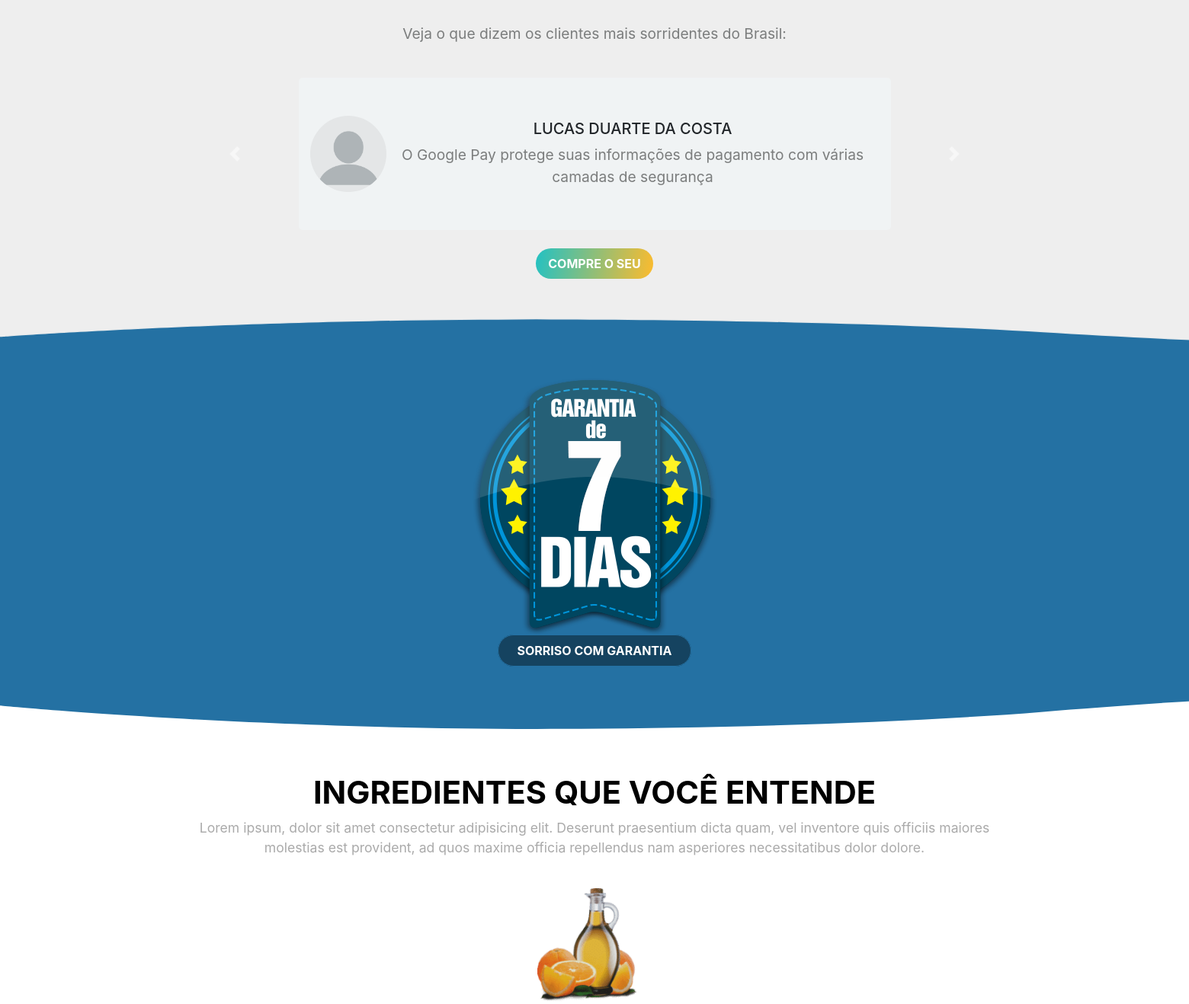
/ (middle part), run on an earlier commit of the app's database.
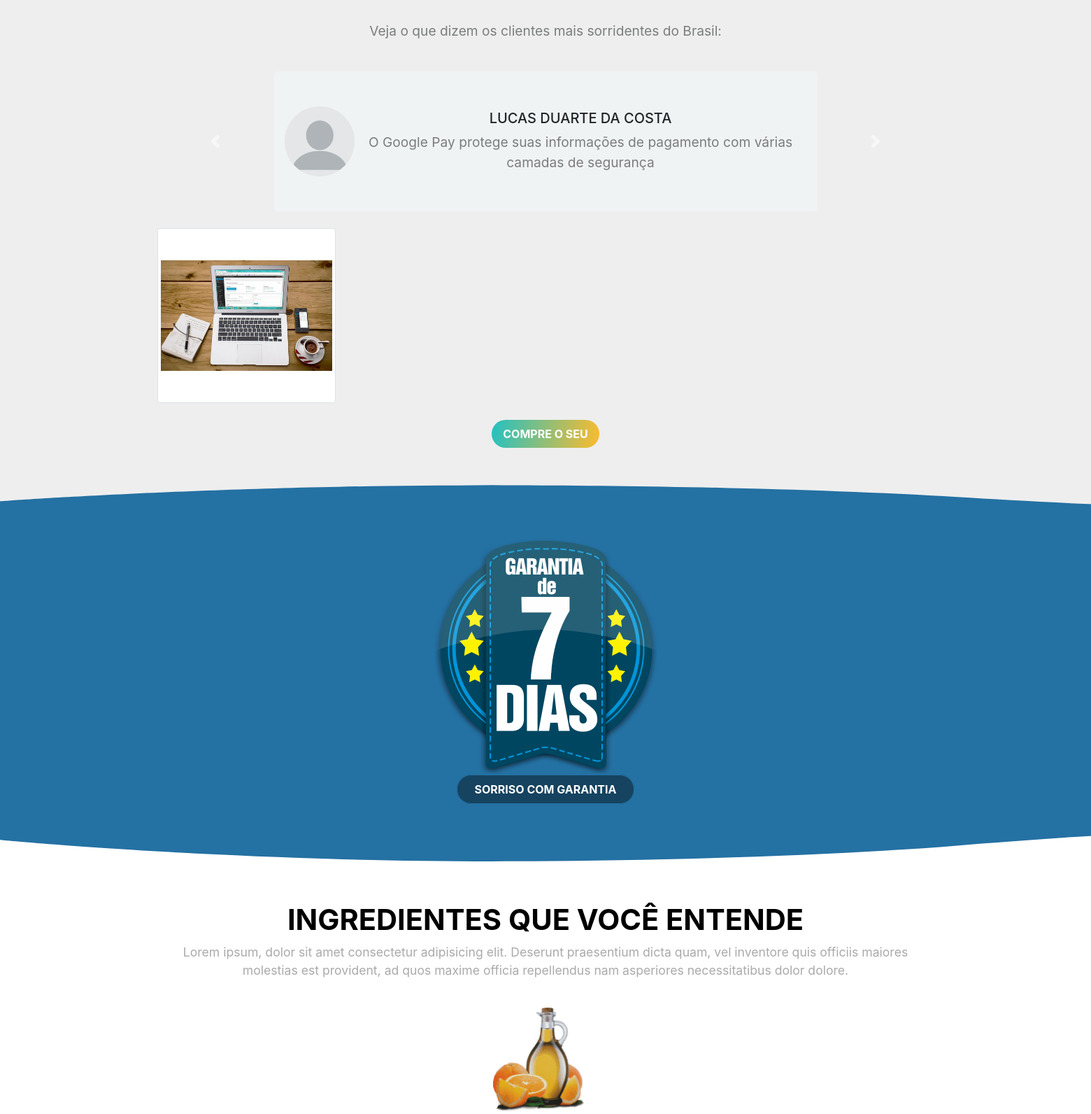
And on a later commit of the database.
### inicial/models.py (models this page shows, shortened)
class Client(models.Model):
	name = models.CharField(max_length=255)
	details = models.TextField()

class PhotoProdutoAfterBefore(models.Model):
	name = models.CharField(max_length=255)
	photo = models.ImageField()

### principal/models.py (models this page shows, shortened)
class Product(models.Model):
	name = models.CharField(max_length=255)
	price = models.IntegerField(null=True, blank=True)
	ingredients = models.ManyToManyField(Ingredients, blank=True)
	image = models.ImageField(upload_to='image', null=True)
	details = models.TextField(null=True)

### inicial/views.py (the view)
# urls.py: path('', views.index, name="home"),
def index(request):
	doubts = Doubt.objects.all()
	clients = Client.objects.all()
	Photo_Product = PhotoProdutoAfterBefore.objects.all()
	products = Product.objects.all()
	data = {'doubts': doubts, 'clients':clients, 'Photo_Product':Photo_Product, 'products': products}
	return render(request, 'index.html', data)

### inicial/templates/index.html (shortened to what this page needs)
<!DOCTYPE html>
<html lang="en">
{% load static %}
<head>
  <link rel="stylesheet" href="https://stackpath.bootstrapcdn.com/bootstrap/4.4.1/css/bootstrap.min.css"
>
  <link rel="stylesheet" href="{% static 'css/style.css' %}" />
  <link rel="stylesheet" href="{% static 'css/style-mobile.css' %}" />
</head>
<body>
  <div class="mobile-div">
  <div id="client-say">
    <div class="container">
      <div class="row">
        <div class="col-12">
          <div class="client-info">
            <h3>Nossos Clientes Estão Satisfeitos?</h3>
            <p>Veja o que dizem os clientes mais sorridentes do Brasil:</p>
          </div>
        </div>
      </div>
      <div class="row">
        <div class="col-12">
          <div id="carouselT" class="carousel slide" data-ride="carousel">
            <div class="carousel-inner" role="listbox">
              {% for client in clients %}
              <div class="carousel-item {% if client.pk == 1 %} active{% endif %}">
                <div class="d-flex justify-content-center">
                  <div class="client-comment">
                    <div class="photo-profile">
                      <img src="{% static 'img/blank_profile.png' %}" />
                    </div>
                    <div class="info-profile">
                      <div class="name-profile">
                        <h5>{{client.name}}</h5>
                      </div>
                      <div class="comment-profile">
                        <p>
                          {{client.details}}
                        </p>
                      </div>
                    </div>
                  </div>
                </div>
              </div>
              {% endfor %}
            </div>
            <a class="carousel-control-prev" href="#carouselT" role="button" data-slide="prev">
              <span class="carousel-control-prev-icon" aria-hidden="true"></span>
            </a>
            <a class="carousel-control-next" href="#carouselT" role="button" data-slide="next">
              <span class="carousel-control-next-icon" aria-hidden="true"></span>
            </a>
          </div>
        </div>
      </div>
      <div class="row">
        {% for Photo in Photo_Product %}
          <div class="col-12 mt-4 col-lg-3">
            <img  class="w-100 img-cliente img-fluid img-thumbnail" src="{{ Photo.photo.url }}" />
          </div>
        {% endfor %}
        </div>
      </div>
      <div class="row">
        <div class="col-12">
          <div class="d-flex justify-content-center pt-4 pb-4">
            <a class="btn-techay btn-cto" href="">COMPRE O SEU</a>
          </div>
        </div>
      </div>
    </div>
  </div>
  <div class="divide-to-garantia">
  </div>
  <div id="garantia">
    <div class="img-garantia">
      <img src="{% static 'img/garantia.png' %}" />
      <div class="btn-garantia">
        <a class="btn-garantia-cto" href="#">Sorriso com garantia</a>
      </div>
    </div>
  </div>
  <div class="divide-to-ingre">
  </div>
  <div id="ingredientes">
    <div class="container">
      <div class="row">
        <div class="col-12">
          <div class="ingre-info">
            <h2>Ingredientes Que Você Entende</h2>
            <p>Lorem ipsum, dolor sit amet consectetur adipisicing elit. Deserunt praesentium dicta quam, vel inventore
              quis officiis maiores molestias est provident, ad quos maxime officia repellendus nam asperiores
              necessitatibus dolor dolore.</p>
          </div>
        </div>
        {% for product in products %}
        <div class="col-12 mt-1">
          <div class="ingrediente-self">
            <img src="{{product.image.url}}" />
          </div>
        </div>
        {% endfor %}
      </div>
    </div>
  </div>
</body>
</html>

### inicial/static/css/style.css (style rules this page uses)
body { overflow-x: hidden; }
.btn-techay { background: rgb(34,193,195); background: linear-gradient(101deg, rgba(34,193,195,1) 0%, rgba(253,187,45,1) 100%); color: #FFF; font-weight: bold; padding: 8px 16px; border-radius: 20px; transition: .2s; }
.img-cliente { object-fit: contain; width: 100%; height: 250px; }
div#client-say { background: #eeeeee; }
div#client-say h3 { text-transform: uppercase; font-size: 2.5em; text-align: center; padding: 27px 0; }
div#client-say p { text-align: center; font-size: 1.2em; color: #7B7D7D; padding-bottom: 27px; }
div.client-comment { display: flex; justify-content: center; align-items: center; width: 70%; padding: 10px 15px; background-color: #F0F3F4; border-radius: 5px; height: 200px; }
div.client-comment .photo-profile img { height: 100px; width: 100px; border-radius: 100px; }
div.client-comment .info-profile { display: flex; flex-direction: column; align-items: center; justify-content: center; padding: 20px 20px; }
div.client-comment .info-profile .name-profile { text-align: center; }
div.client-comment .info-profile .comment-profile p { padding: 0 !important; margin: 0; }
div.divide-to-garantia { background-color: #eeeeee; width: 100%; }
div.divide-to-garantia svg { width: calc(300% + 1.3px); height: 75px; transform: rotateX(180deg); }
div#garantia { background-color: #2471A3; }
div#garantia .img-garantia { display: flex; flex-direction: column; justify-content: center; align-items: center; padding: 30px 0; }
div#garantia .btn-garantia-cto { padding: 10px 25px; background: #154360; text-transform: uppercase; color: #FFF; border-radius: 30px; border: 1px solid #2471a3; font-weight: bold; transition: .3s; }
div.divide-to-ingre { width: 100%; }
div.divide-to-ingre svg { width: calc(300% + 1.3px); height: 100px; }
div#ingredientes .ingre-info { padding: 20px 0; text-align: center; }
div#ingredientes .ingre-info h2 { font-size: 2.6em; font-weight: bold; color: #000; text-transform: uppercase; }
div#ingredientes .ingre-info p { font-size: 1.1em; color: #AAA }
div#ingredientes .ingrediente-self { text-align: center; }
div#ingredientes .ingrediente-self img { height: 150px; }

What changed in the data, as far as the page shows it:
added PhotoProdutoAfterBefore: photo (picture)
